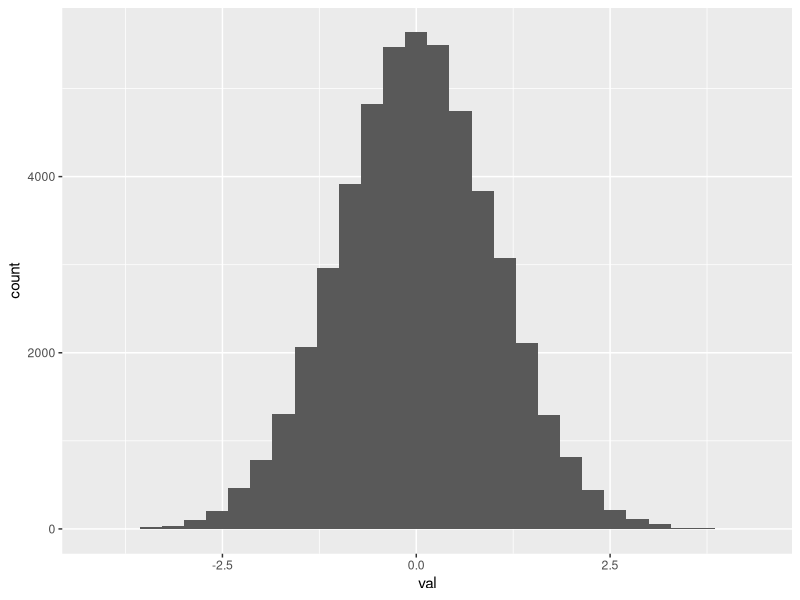
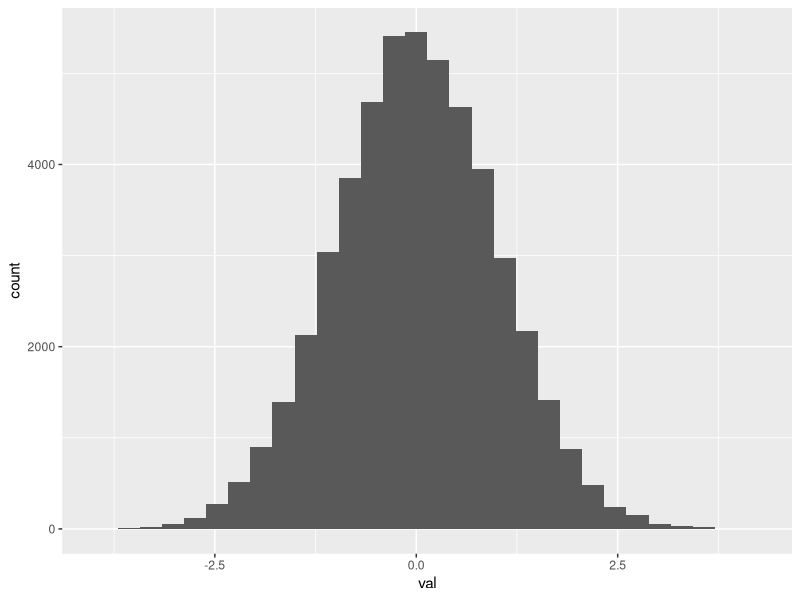
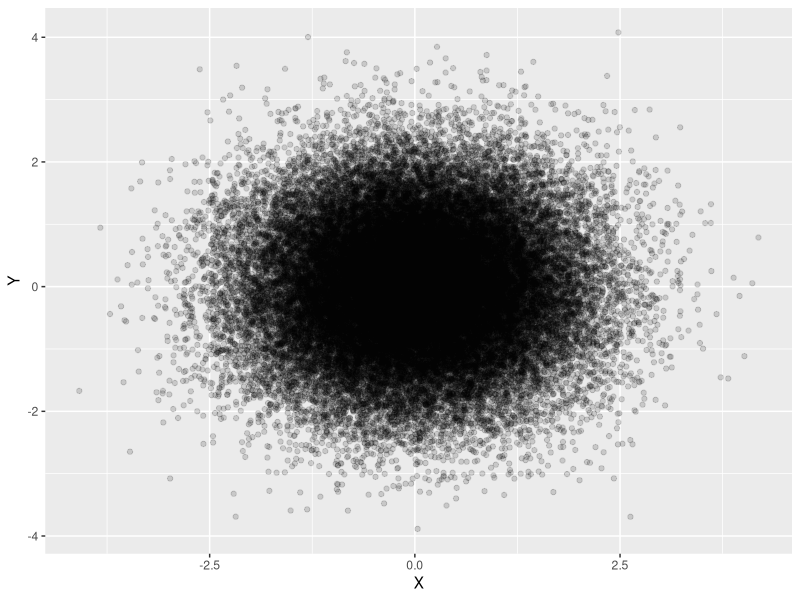
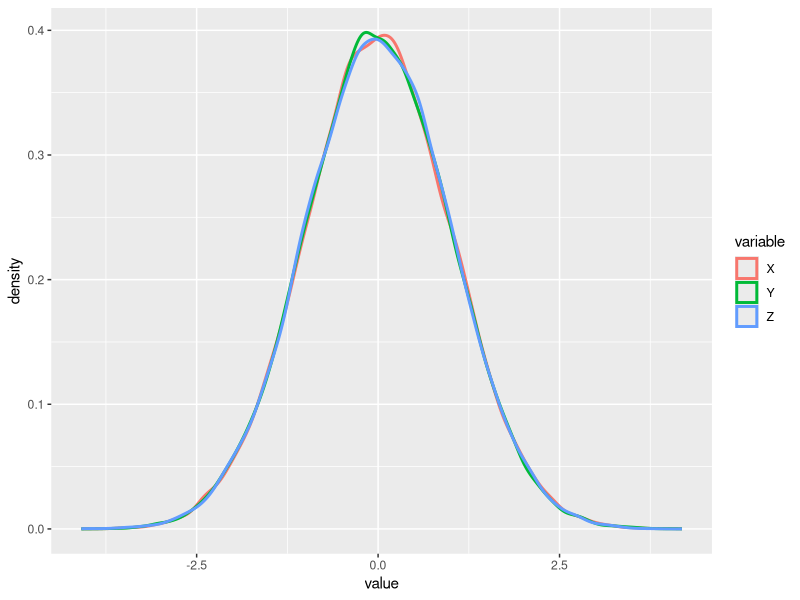
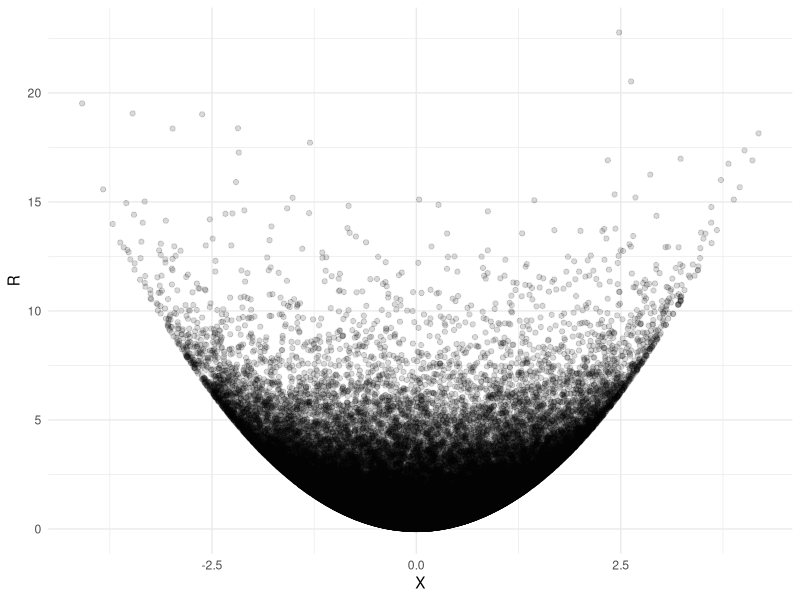
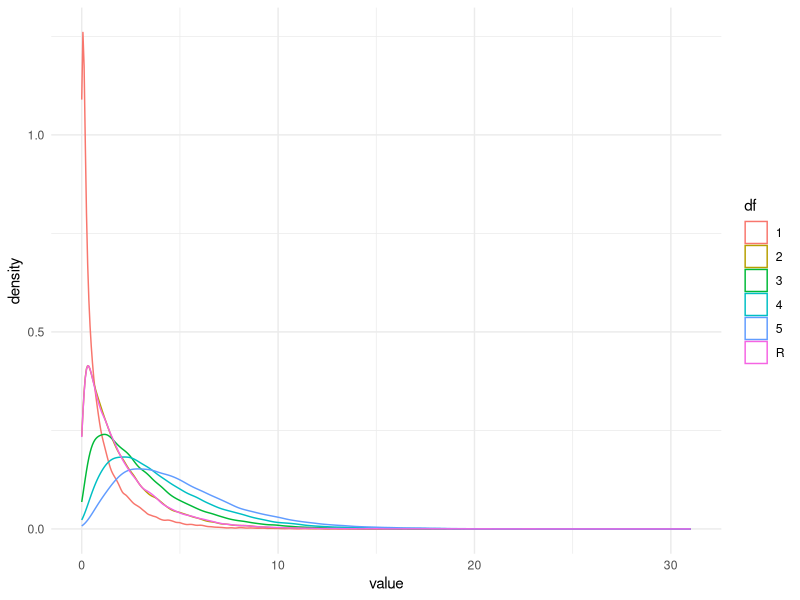

R code for these plots, in order:
#### 1 ####
library(ggplot2)

n <- 50000
u1 <- runif(n)
u2 <- runif(n)

X <- data.frame(val = sqrt(-2 * log(u1)) * cos(2 * pi * u2))
Y <- data.frame(val = sqrt(-2 * log(u1)) * sin(2 * pi * u2))

ggplot(X) +
    geom_histogram(aes(x = val))

ggplot(Y) +
    geom_histogram(aes(x = val))

both <- data.frame(
    X = X$val,
    Y = Y$val
)
ggplot(both) +
    geom_point(aes(x = X, y = Y), alpha = 0.15)

cor(both$X, both$Y) # almost zero
mean(both$X)
var(both$X)

mean(both$Y)
var(both$Y)

Z <- rnorm(n, 0, 1)

df_compare <- data.frame(
    value = c(both$X, both$Y, Z),
    variable = factor(rep(c("X", "Y", "Z"), each = n))
)

ggplot(df_compare, aes(x = value, color = variable)) +
    geom_density(linewidth = 1)
# X, Y and Z are all normal distributions!

R <- X$val^2 + Y$val^2
mean(R)

df_RX <- data.frame(
    R = R,
    X = both$X
)

ggplot(df_RX, aes(x = X, y = R)) +
    geom_point(alpha = 0.15) +
    theme_minimal()

cor(df_RX$R, df_RX$X)
# cor = 0 but dependent

all <- sapply(1:5, function(d) rchisq(n, df = d))
df_plot <- data.frame(
    value = c(as.vector(all), R),
    df = factor(c(rep(1:5, each = n), rep('R', n)))
)
head(df_plot)
ggplot(df_plot, aes(x = value, color = df)) +
    geom_density() +
    theme_minimal()
